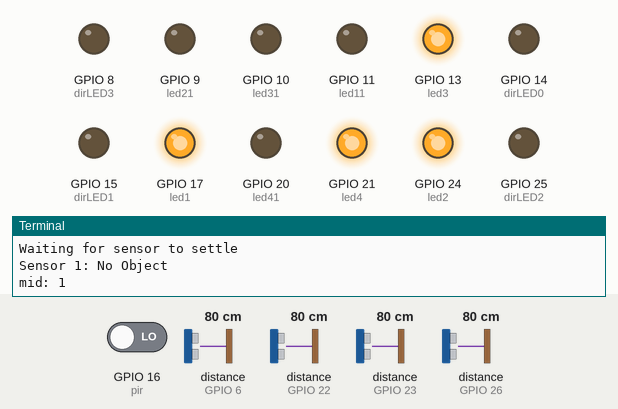
A program run on a simulated Raspberry Pi (BCM pin numbers). Parts: output pins drawn as LEDs (lit = HIGH), the last lines printed to the terminal. The test bench sets the inputs (shaded band); at power-on: distance to the obstacle (sensors on GPIO 6, GPIO 22, GPIO 23, GPIO 26) 80 cm, GPIO 16 (pir) LOW. The echo pulse lasts 58.3 µs per cm; no MQTT or app messages arrive unless stated; the clock reads 2024-03-15 10:24:30 at power-on unless the program sets it; pins used as bus, display or sensor lines are not drawn.

Above: at 1.3 s.
1.4 s: distance to the obstacle (sensor on GPIO 6) set to 33 cm
4.1 s: distance to the obstacle (sensor on GPIO 6) set to 26 cm
At 6.8 s:
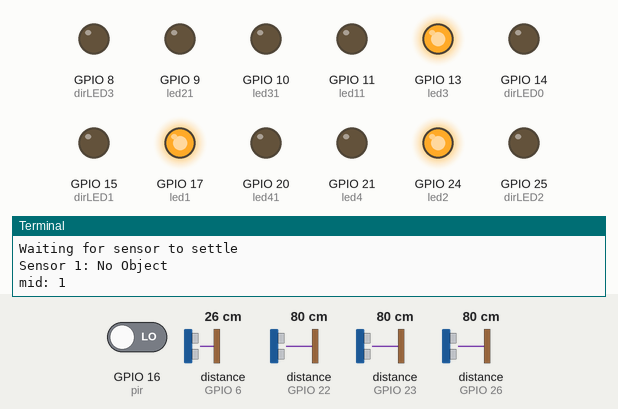
7.2 s: distance to the obstacle (sensor on GPIO 22) set to 33 cm
8.7 s: distance to the obstacle (sensor on GPIO 22) set to 27 cm
At 11.1 s:
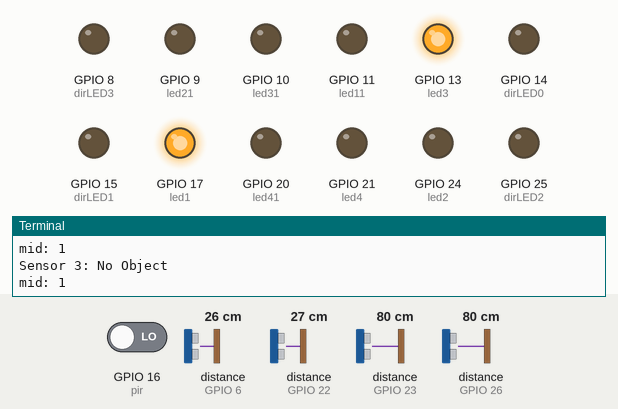
Timing chart, 0 to 12.5 s (numbered marks = the images above; inputs shaded):
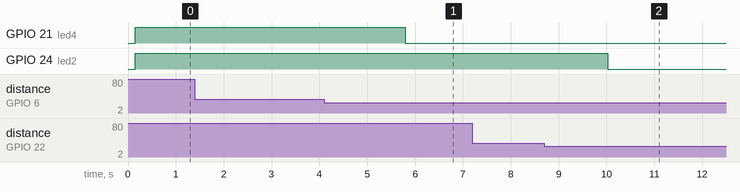

Measured:
- the behaviour switches between 30 and 29 cm on distance to the obstacle (sensor on GPIO 6) (found by bisection; images 0 and 1)
- the behaviour switches between 30 and 29 cm on distance to the obstacle (sensor on GPIO 22) (found by bisection; images 1 and 2)
- after the input at 4.1 s, GPIO 21 (led4): HIGH → LOW after 1.7 s
- after the input at 8.7 s, GPIO 24 (led2): HIGH → LOW after 1.3 s

The program:

TestFinalFourSensorCodeMQTT.py
```python
import RPi.GPIO as GPIO
import time
from gpiozero import LED
from time import sleep
from gpiozero import MotionSensor
import datetime

mini=-1
#PAHO settings
import paho.mqtt.client as paho
import time

def on_publish(client, userdata, mid):
    print('mid: '+str(mid))

def on_subscribe(client, userdata, mid, granted_qos):
    print("Subscribed: "+str(mid)+" "+str(granted_qos))

def on_message(client, userdata, msg):
    global mini
    mini=int(msg.payload)


client = paho.Client()
client.on_subscribe = on_subscribe
client.on_message = on_message
client.connect('broker.mqttdashboard.com', 1883)
client.subscribe('raspberry1234/getmin1234', qos=1)
client.on_publish = on_publish
client.loop_start()

GPIO.setmode(GPIO.BCM)
GPIO.setwarnings(False)

#Sensor 1
TRIG1=18
ECHO1=23

#Sensor 2
TRIG2=27
ECHO2=22

#Sensor 3
TRIG3=19
ECHO3=26

#Sensor 4
TRIG4=5
ECHO4=6

led1 = LED(17)  #LED Yellow
led11 = LED(11)  #LED Green

led2 = LED(24)  #LED Yellow
led21 = LED(9)  #LED Green

led3 = LED(13)  #LED Yellow
led31 = LED(10)  #LED Green

led4 = LED(21)  #LED Yellow
led41 = LED(20)  #LED Green

#Direction LEDs
dirLED0 = LED(14)
dirLED1 = LED(15)
dirLED2 = LED(25)
dirLED3 = LED(8)


#for Yellow LED to on for all slots
led1.on()
led2.on()
led3.on()
led4.on()


print "Distance measurement is in progress"

#Pin setup of sensor 1
GPIO.setup(TRIG1,GPIO.OUT)
GPIO.output(TRIG1,False)        #change of code made here.
GPIO.setup(ECHO1,GPIO.IN)

#Pin setup of sensor 2
GPIO.setup(TRIG2,GPIO.OUT)
GPIO.output(TRIG2,False)        # change of code made here.
GPIO.setup(ECHO2,GPIO.IN)

#Pin setup of sensor 3
GPIO.setup(TRIG3,GPIO.OUT)
GPIO.output(TRIG3,False)        # change of code made here.
GPIO.setup(ECHO3,GPIO.IN)

#Pin setup of sensor 4
GPIO.setup(TRIG4,GPIO.OUT)
GPIO.output(TRIG4,False)        # change of code made here.
GPIO.setup(ECHO4,GPIO.IN)


#Switch off Direction LEDs
def dirOff():
    dirLED0.off()
    dirLED1.off()
    dirLED2.off()
    dirLED3.off()
#PIR MOTION SENSOR MODULE
def pir():
    pir = MotionSensor(16)
    if pir.motion_detected:
        sleep(0.85);
        print("Motion detected!")
        global mini
        print "mini="
        print mini
        if(mini==1000):
            print "Parking Full"
            #break
        else:
            global mini
            x=mini
            dIndicator=x/5
            if(dIndicator==0):
                dirLED0.on()
            elif(dIndicator==1):
                dirLED0.on()
                dirLED1.on()
            elif(dIndicator==2):
                dirLED0.on()
                dirLED1.on()
                dirLED2.on()
            elif(dIndicator==3):
                dirLED0.on()
                dirLED1.on()
                dirLED2.on()
                dirLED3.on()
        if(mini!=1000):
            if(x==0):
                print "green 0"
                led11.on()

            if(x==1):
                led21.on()

            if(x==2):
                led31.on()

            if(x==3):
                led41.on()


# Main Sensor Codes
flag0_0=0
flag0_1=0
flag1_0=0
flag1_1=0
flag2_0=0
flag2_1=0
flag3_0=0
flag3_1=0
while True:
    print "Waiting for sensor to settle"
    pir()
##	print "value: "+st

#Codes for SENSOR 1:
    time.sleep(0.7)	#code change made here

    GPIO.output(TRIG1,True)
    #GPIO.output(TRIG2,True)
    time.sleep(0.00001)
    GPIO.output(TRIG1,False)
    #GPIO.output(TRIG2,False)

    while GPIO.input(ECHO1)==0:
            pulse_start1 = time.time()


    while GPIO.input(ECHO1) == 1:
            pulse_end1 = time.time()

    pulse_duration1 = pulse_end1-pulse_start1

    distance1 = pulse_duration1 * 17150
    distance1 = round(distance1,2)

    if distance1 > 2 and distance1 < 30:
            print "Sensor 1:- Distance:",distance1 - 0.5,"cm"
            led1.off()
            led11.off()

            data1 = '{"slotid":"0","flag":"1"}'
            (rc, mid) = client.publish('raspberry1234/data1234/distance', str(data1), qos=1)


##		if flag0_1 == 0:
##                    print "hello"
            if(flag0_1==0):
                ts=time.time()
                st = datetime.datetime.fromtimestamp(ts).strftime('%Y-%m-%d %H:%M:%S')
                data2='{"slotid":"0","intime":"2017-02-21 10:34:09","outtime":"abcd"}'
                (rc, mid) = client.publish('raspberry1234/data1234/transaction', str(data2), qos=1)

                dirOff()
                flag0_0=1
                flag0_1=1
    else:
            print "Sensor 1: No Object"
            led1.on()

            data1 = '{"slotid":"0","flag":"0"}'
            (rc, mid) = client.publish('raspberry1234/data1234/distance', str(data1), qos=1)
            if(flag0_0!=0):
                ts=time.time()
                st2 = datetime.datetime.fromtimestamp(ts).strftime('%Y-%m-%d %H:%M:%S')

                flag0_0=0
                flag0_1=0


#Code for sensor 2:
    time.sleep(0.7)
    GPIO.output(TRIG2,True)
    time.sleep(0.00001)
    GPIO.output(TRIG2,False)
    while GPIO.input(ECHO2)==0:
            pulse_start2 = time.time()

    while GPIO.input(ECHO2) == 1:
            pulse_end2 = time.time()

    pulse_duration2 = pulse_end2-pulse_start2

    distance2 = pulse_duration2 * 17150
    distance2 = round(distance2,2)

    if distance2 > 2 and distance2 < 30:
            print "Sensor 2:- Distance:",distance2 - 0.5,"cm"
            led2.off()
            led21.off()

            data1 = '{"slotid":"1","flag":"1"}'
            (rc, mid) = client.publish('raspberry1234/data1234/distance', str(data1), qos=1)

            if(flag1_1==0):
                ts=time.time()
                st = datetime.datetime.fromtimestamp(ts).strftime('%Y-%m-%d %H:%M:%S')

                dirOff()
                flag1_0=1
                flag1_1=1

    else:
            print "Sensor 2: No Object"
            led2.on()

            data1 = '{"slotid":"1","flag":"0"}'
            (rc, mid) = client.publish('raspberry1234/data1234/distance', str(data1), qos=1)
            if(flag1_0!=0):
                ts=time.time()
                st2 = datetime.datetime.fromtimestamp(ts).strftime('%Y-%m-%d %H:%M:%S')

                flag1_0=0
                flag1_1=0


#Code for sensor 3:
    time.sleep(0.7)
    GPIO.output(TRIG3,True)
    time.sleep(0.00001)
    GPIO.output(TRIG3,False)
    while GPIO.input(ECHO3)==0:
            pulse_start3 = time.time()

    while GPIO.input(ECHO3) == 1:
            pulse_end3 = time.time()

    pulse_duration3 = pulse_end3-pulse_start3

    distance3 = pulse_duration3 * 17150
    distance3 = round(distance3,2)

    if distance3 > 2 and distance3 < 30:
            print "Sensor 3:- Distance:",distance3 - 0.5,"cm"
            led3.off()
            led31.off()

            data1 = '{"slotid":"2","flag":"1"}'
            (rc, mid) = client.publish('raspberry1234/data1234/distance', str(data1), qos=1)
            dirOff()
            if(flag2_1==0):
                ts=time.time()
                st = datetime.datetime.fromtimestamp(ts).strftime('%Y-%m-%d %H:%M:%S')

                dirOff()
                flag2_0=1
                flag2_1=1

    else:
            print "Sensor 3: No Object"
            led3.on()

            data1 = '{"slotid":"2","flag":"0"}'
            (rc, mid) = client.publish('raspberry1234/data1234/distance', str(data1), qos=1)
            if(flag2_0!=0):
                ts=time.time()
                st2 = datetime.datetime.fromtimestamp(ts).strftime('%Y-%m-%d %H:%M:%S')

                flag2_0=0
                flag2_1=0


#Code for sensor 4:
    time.sleep(0.7)
    GPIO.output(TRIG4,True)
    time.sleep(0.00001)
    GPIO.output(TRIG4,False)
    while GPIO.input(ECHO4)==0:
            pulse_start4 = time.time()

    while GPIO.input(ECHO4) == 1:
            pulse_end4 = time.time()

    pulse_duration4 = pulse_end4-pulse_start4

    distance4 = pulse_duration4 * 17150
    distance4 = round(distance4,2)

    if distance4 > 2 and distance4 < 30:
            print "Sensor 4:- Distance:",distance4 - 0.5,"cm"
            led4.off()
            led41.off()

            data1 = '{"slotid":"3","flag":"1"}'
            (rc, mid) = client.publish('raspberry1234/data1234/distance', str(data1), qos=1)
            dirOff()
            if(flag3_1==0):
                ts=time.time()
                st = datetime.datetime.fromtimestamp(ts).strftime('%Y-%m-%d %H:%M:%S')

                dirOff()
                flag3_0=1
                flag3_1=1

    else:
            print "Sensor 4: No Object"
            led4.on()
            data1 = '{"slotid":"3","flag":"0"}'
            (rc, mid) = client.publish('raspberry1234/data1234/distance', str(data1), qos=1)
            if(flag3_0!=0):
                ts=time.time()
                st2 = datetime.datetime.fromtimestamp(ts).strftime('%Y-%m-%d %H:%M:%S')
                flag3_0=0
                flag3_1=0


GPIO.cleanup()
```
